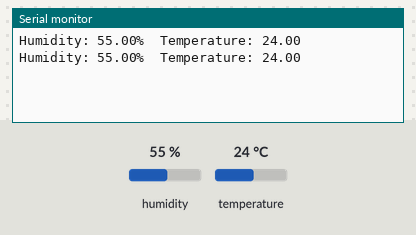
Bench run of a sketch on a simulated Arduino Uno, built with avr-gcc and run on an emulated ATmega328P. On the bench: the last lines printed to the serial monitor. Inputs (shaded band) come from the test bench; at power-on: humidity 55 %, temperature 24 °C.

Above: at 2.2 s.
2.3 s: humidity set to 22 %
At 4.8 s:
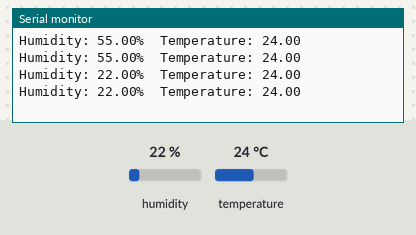
5.0 s: temperature set to 12 °C
At 6.5 s:
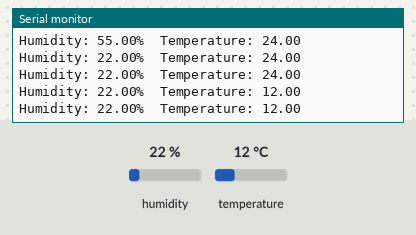
7.7 s: humidity set to 40 %
At 8.9 s:
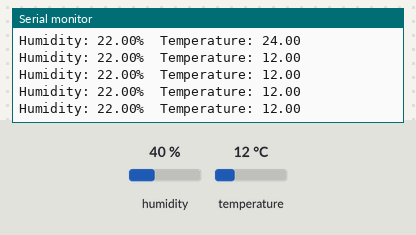
Timing chart, 0 to 10.7 s (numbered marks = the images above; inputs shaded):
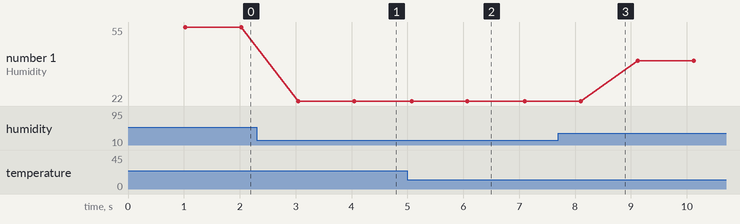

The sketch:

Humidity_Sensor_Placitech_Example.ino
```cpp
/*   Author: PLACITECH. DIY and Funny videos!
 *
 *   Tiktok: @placitech
 *   Instagram: @placitech_
 *   YouTube: PLACITECH
 *
 *  Use this code to learn the basics of humidity sensors. In this example
 *  you will print the ambient humidity and temperature on the Serial monitor
 *  by reading the data from the DHT11 module.
 *
 *  The microcontroller I used for this example is an Arduino Nano, but you
 *  can use any Micro that you have, like the Arduino UNO or MEGA.
 *
*/

// Make sure to have this library installed
#include "DHT.h"

#define DHTPIN 5
#define DHTTYPE DHT11

DHT dht(DHTPIN, DHTTYPE);


void setup() {
  Serial.begin(9600);
  dht.begin();
  delay(1000);
}


void loop() {
  float h = dht.readHumidity();
  float t = dht.readTemperature();

  if (isnan(h) || isnan(t)) {
    Serial.println("Failed to read from DHT sensor!");
    return;
  }

  Serial.println("Humidity: " + String(h) + "%  Temperature: " + String(t));
  Serial.println();

  delay(1000);
}
```

Measured:
- after the input at 2.3 s, the serial monitor: prints a new line after 0.75 s (image 1)
- after the input at 5.0 s, the serial monitor: prints a new line after 0.07 s (image 2)
- plotted number 1: 55 → 22 after the input at 2.3 s, 22 → 40 after the input at 7.7 s
